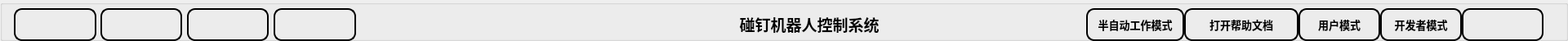
   <widget class="QGroupBox" name="groupBox">
    <property name="geometry">
     <rect>
      <x>9</x>
      <y>9</y>
      <width>1920</width>
      <height>50</height>
     </rect>
    </property>
    <property name="minimumSize">
     <size>
      <width>1920</width>
      <height>50</height>
     </size>
    </property>
    <property name="maximumSize">
     <size>
      <width>1960</width>
      <height>45</height>
     </size>
    </property>
    <property name="styleSheet">
     <string notr="true">QGroupBox#groupBox{
	background-color: qlineargradient(spread:pad, x1:0, y1:1, x2:0, y2:0, stop:0 rgba(125, 160, 255, 0), stop:1 rgba(125, 160, 255, 255));
	border: none;
}</string>
    </property>
    <property name="title">
     <string/>
    </property>
    <widget class="QPushButton" name="btn_developerMode_">
     <property name="geometry">
      <rect>
       <x>1690</x>
       <y>10</y>
       <width>100</width>
       <height>40</height>
      </rect>
     </property>
     <property name="minimumSize">
      <size>
       <width>100</width>
       <height>40</height>
      </size>
     </property>
     <property name="maximumSize">
      <size>
       <width>120</width>
       <height>60</height>
      </size>
     </property>
     <property name="font">
      <font>
       <family>等线</family>
       <pointsize>10</pointsize>
       <weight>75</weight>
       <bold>true</bold>
      </font>
     </property>
     <property name="cursor">
      <cursorShape>PointingHandCursor</cursorShape>
     </property>
     <property name="styleSheet">
      <string notr="true">QPushButton {
    border: 2px solid black;
    border-radius: 10px;
}</string>
     </property>
     <property name="text">
      <string>开发者模式</string>
     </property>
    </widget>
    <widget class="QPushButton" name="btn_userMode_">
     <property name="geometry">
      <rect>
       <x>1590</x>
       <y>10</y>
       <width>100</width>
       <height>40</height>
      </rect>
     </property>
     <property name="minimumSize">
      <size>
       <width>100</width>
       <height>40</height>
      </size>
     </property>
     <property name="maximumSize">
      <size>
       <width>120</width>
       <height>60</height>
      </size>
     </property>
     <property name="font">
      <font>
       <family>等线</family>
       <pointsize>10</pointsize>
       <weight>75</weight>
       <bold>true</bold>
      </font>
     </property>
     <property name="cursor">
      <cursorShape>PointingHandCursor</cursorShape>
     </property>
     <property name="styleSheet">
      <string notr="true">QPushButton {
    border: 2px solid black;
    border-radius: 10px;
}</string>
     </property>
     <property name="text">
      <string>用户模式</string>
     </property>
    </widget>
    <widget class="QPushButton" name="btn_cleanError_">
     <property name="geometry">
      <rect>
       <x>229</x>
       <y>10</y>
       <width>100</width>
       <height>40</height>
      </rect>
     </property>
     <property name="minimumSize">
      <size>
       <width>100</width>
       <height>40</height>
      </size>
     </property>
     <property name="maximumSize">
      <size>
       <width>120</width>
       <height>30</height>
      </size>
     </property>
     <property name="font">
      <font>
       <family>等线</family>
       <pointsize>14</pointsize>
      </font>
     </property>
     <property name="cursor">
      <cursorShape>PointingHandCursor</cursorShape>
     </property>
     <property name="styleSheet">
      <string notr="true">QPushButton{
	border-radius:10%;
	border:2px solid black;
	image: url(:/img/images/icon_cleanError.png);
}
QPushButton::pressed{
	background-color: rgb(131, 255, 148);
}



</string>
     </property>
     <property name="text">
      <string/>
     </property>
    </widget>
    <widget class="QPushButton" name="btn_errorStop_">
     <property name="geometry">
      <rect>
       <x>335</x>
       <y>10</y>
       <width>101</width>
       <height>40</height>
      </rect>
     </property>
     <property name="minimumSize">
      <size>
       <width>100</width>
       <height>40</height>
      </size>
     </property>
     <property name="maximumSize">
      <size>
       <width>120</width>
       <height>30</height>
      </size>
     </property>
     <property name="font">
      <font>
       <family>等线</family>
       <pointsize>14</pointsize>
      </font>
     </property>
     <property name="cursor">
      <cursorShape>PointingHandCursor</cursorShape>
     </property>
     <property name="styleSheet">
      <string notr="true">QPushButton{
	border-radius:10%;
	border:2px solid black;
	image: url(:/img/images/icon_emerStop.png);
}
QPushButton:pressed{
	background-color: rgb(131, 255, 148);
}



</string>
     </property>
     <property name="text">
      <string/>
     </property>
    </widget>
    <widget class="QPushButton" name="btn_enable_">
     <property name="geometry">
      <rect>
       <x>17</x>
       <y>10</y>
       <width>101</width>
       <height>40</height>
      </rect>
     </property>
     <property name="minimumSize">
      <size>
       <width>100</width>
       <height>40</height>
      </size>
     </property>
     <property name="maximumSize">
      <size>
       <width>120</width>
       <height>30</height>
      </size>
     </property>
     <property name="font">
      <font>
       <family>等线</family>
       <pointsize>14</pointsize>
      </font>
     </property>
     <property name="cursor">
      <cursorShape>PointingHandCursor</cursorShape>
     </property>
     <property name="styleSheet">
      <string notr="true">QPushButton {
   border-radius:10%;
   border:2px solid black;
   image: url(:/img/images/icon_enable.png);
}

QPushButton::pressed{
	background-color: rgb(131, 255, 148);
}


</string>
     </property>
     <property name="text">
      <string/>
     </property>
    </widget>
    <widget class="QPushButton" name="btn_disable_">
     <property name="geometry">
      <rect>
       <x>123</x>
       <y>10</y>
       <width>100</width>
       <height>40</height>
      </rect>
     </property>
     <property name="minimumSize">
      <size>
       <width>100</width>
       <height>40</height>
      </size>
     </property>
     <property name="maximumSize">
      <size>
       <width>120</width>
       <height>30</height>
      </size>
     </property>
     <property name="font">
      <font>
       <family>等线</family>
       <pointsize>14</pointsize>
      </font>
     </property>
     <property name="cursor">
      <cursorShape>PointingHandCursor</cursorShape>
     </property>
     <property name="styleSheet">
      <string notr="true">QPushButton {
   border-radius:10%;
	border:2px solid black;
	image: url(:/img/images/icon_disable.png);
}

QPushButton::pressed{
	background-color: rgb(131, 255, 148);
}







</string>
     </property>
     <property name="text">
      <string/>
     </property>
    </widget>
    <widget class="QLabel" name="label_title">
     <property name="geometry">
      <rect>
       <x>791</x>
       <y>9</y>
       <width>400</width>
       <height>40</height>
      </rect>
     </property>
     <property name="sizePolicy">
      <sizepolicy hsizetype="Minimum" vsizetype="Minimum">
       <horstretch>0</horstretch>
       <verstretch>0</verstretch>
      </sizepolicy>
     </property>
     <property name="minimumSize">
      <size>
       <width>400</width>
       <height>40</height>
      </size>
     </property>
     <property name="maximumSize">
      <size>
       <width>600</width>
       <height>40</height>
      </size>
     </property>
     <property name="font">
      <font>
       <family>Agency FB</family>
       <pointsize>14</pointsize>
       <weight>75</weight>
       <bold>true</bold>
      </font>
     </property>
     <property name="styleSheet">
      <string notr="true">border: none;</string>
     </property>
     <property name="text">
      <string>碰钉机器人控制系统</string>
     </property>
     <property name="alignment">
      <set>Qt::AlignCenter</set>
     </property>
    </widget>
    <widget class="QPushButton" name="btn_exit">
     <property name="geometry">
      <rect>
       <x>1790</x>
       <y>10</y>
       <width>100</width>
       <height>40</height>
      </rect>
     </property>
     <property name="minimumSize">
      <size>
       <width>100</width>
       <height>40</height>
      </size>
     </property>
     <property name="maximumSize">
      <size>
       <width>120</width>
       <height>25</height>
      </size>
     </property>
     <property name="font">
      <font>
       <family>等线</family>
       <pointsize>14</pointsize>
      </font>
     </property>
     <property name="cursor">
      <cursorShape>PointingHandCursor</cursorShape>
     </property>
     <property name="styleSheet">
      <string notr="true">QPushButton#btn_exit{
	border-radius:10%;
	border:2px solid black;
	image: url(:/img/images/icon_exit.png);
}
QPushButton#btn_exit:pressed{
	background-color: rgb(131, 255, 148);
}


</string>
     </property>
     <property name="text">
      <string/>
     </property>
    </widget>
    <widget class="QPushButton" name="btn_working_mode">
     <property name="geometry">
      <rect>
       <x>1330</x>
       <y>10</y>
       <width>120</width>
       <height>40</height>
      </rect>
     </property>
     <property name="minimumSize">
      <size>
       <width>100</width>
       <height>40</height>
      </size>
     </property>
     <property name="maximumSize">
      <size>
       <width>120</width>
       <height>60</height>
      </size>
     </property>
     <property name="font">
      <font>
       <family>等线</family>
       <pointsize>10</pointsize>
       <weight>75</weight>
       <bold>true</bold>
      </font>
     </property>
     <property name="cursor">
      <cursorShape>PointingHandCursor</cursorShape>
     </property>
     <property name="styleSheet">
      <string notr="true">QPushButton {
    border: 2px solid black;
    border-radius: 10px;
}</string>
     </property>
     <property name="text">
      <string>半自动工作模式</string>
     </property>
     <property name="iconSize">
      <size>
       <width>16</width>
       <height>16</height>
      </size>
     </property>
    </widget>
    <widget class="QPushButton" name="btn_open_document">
     <property name="geometry">
      <rect>
       <x>1450</x>
       <y>10</y>
       <width>140</width>
       <height>40</height>
      </rect>
     </property>
     <property name="font">
      <font>
       <family>等线</family>
       <pointsize>10</pointsize>
       <weight>75</weight>
       <italic>false</italic>
       <bold>true</bold>
      </font>
     </property>
     <property name="cursor">
      <cursorShape>PointingHandCursor</cursorShape>
     </property>
     <property name="styleSheet">
      <string notr="true">QPushButton {
    border: 2px solid black;
    border-radius: 10px;
}
QPushButton:hover {
    border: 2px solid red;
    border-radius: 10px;
}

QPushButton:pressed {
    border: 2px solid green;
    border-radius: 10px;
}</string>
     </property>
     <property name="text">
      <string>打开帮助文档</string>
     </property>
    </widget>
   </widget>
